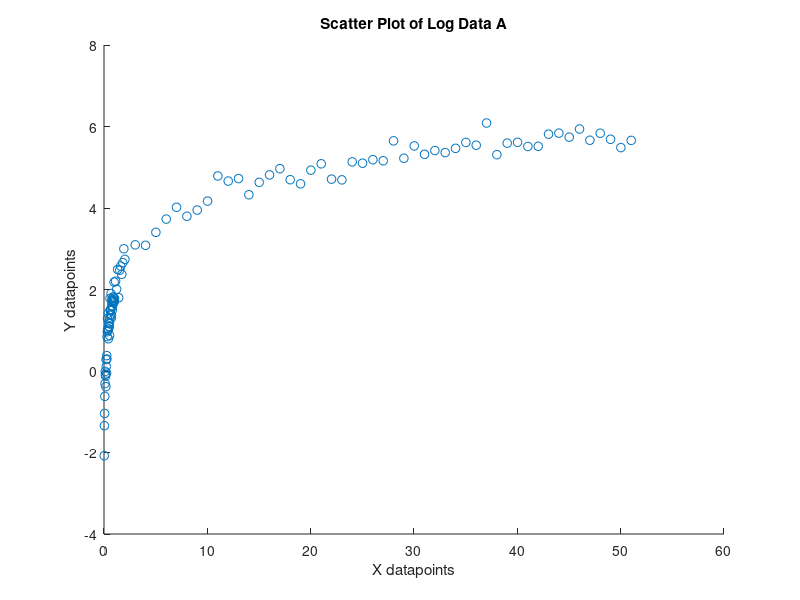
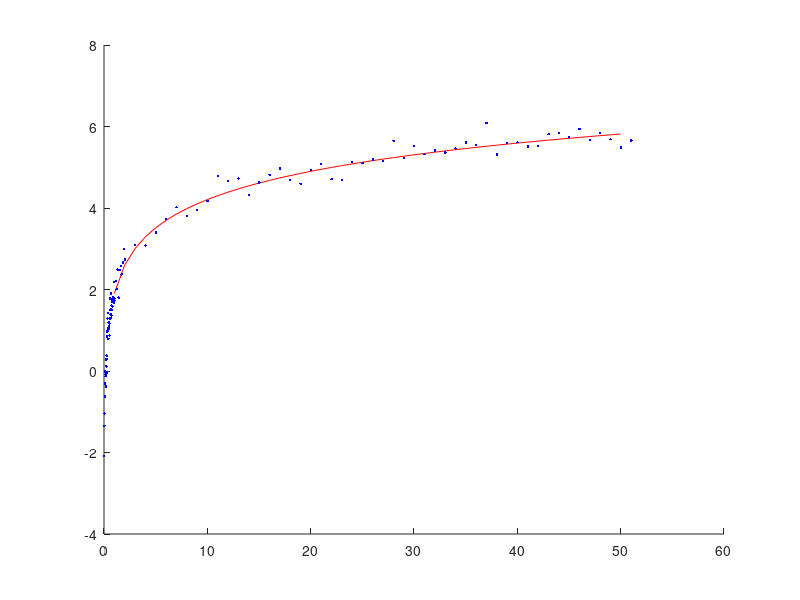

The MATLAB source for these figures, in order: (Note: this script raises an error after producing the figures.)
clc 
clear all
close all 
%% Log Data A
A = importdata('log-data-A.txt') ;
figure;
scatter (A(:, 1), A(:, 2), 40, 'b.');
title ('Scatter Plot of Log Data A');
xlabel('X datapoints');
ylabel('Y datapoints');
fa = 0;
fan = 0;
an = 7 ;                                                 %initial guess
X = ['The estimated initial guess is ', num2str(an),'.'];
disp (X);
iter = 0;
for i =1:100
fa(i) = sum((A(:, 2) - log(an.*A(:, 1)))./an);
fan(i) = sum((log(an.*A(:, 1)) - 1 - A(:, 2))./an ^2);
an1 = an - (fa(i)./fan(i));
if(abs(an1 - an)<0.000001)
iter = i ;
break ;
end
an = an1 ;
end
Y = ['The final value of a is ', num2str(an1), '.'];
disp (Y)
Z = ['The number of iterations it took to reach is ', num2str(iter), '.'];
disp (Z)
x = 0 : 50;
y = log(an.*x);
figure
hold on
g = plot(x, y, 'r');
h = plot(A(:, 1), A(:,2), 'b.');
uistack(g, 'top');
title ('Curve Fitting of Log Data A');
xlabel('X datapoints');
ylabel('Y datapoints');
legend ('Data Points', 'Fitted Curve');
hold off
%% Log Data B
B = importdata('log-data-B.txt') ;
figure;
scatter (B(:, 1), B(:, 2), 40, 'k.');
title ('Scatter Plot of Log Data B');
xlabel('X datapoints');
ylabel('Y datapoints');
fa_2 = 0;
fan_2 = 0;
an_2 = 19 ;                                                 %initial guess
D = ['The estimated initial guess is ', num2str(an_2),'.'];
disp (D);
iter = 0;
for i =1:100
fa_2(i) = sum((B(:, 2) - log(an_2.*B(:, 1)))./an_2);
fan_2(i) = sum((log(an_2.*B(:, 1)) - 1 - B(:, 2))./an_2 ^2);
an1_2 = an_2 - (fa_2(i)./fan_2(i));
if(abs(an1_2 - an_2)<0.000001)
iter = i ;
break ;
end
an_2 = an1_2 ;
end
E = ['The final value of a is ', num2str(an1_2), '.'];
disp (E)
F = ['The number of iterations it took to reach is ', num2str(iter), '.'];
disp (F)
x = 0 : 50;
y = log(an_2.*x);
figure
hold on
g = plot(x, y, 'g');
h = plot(B(:, 1), B(:,2), 'k.');
uistack(g, 'top');
title ('Curve Fitting of Log Data B');
xlabel('X datapoints');
ylabel('Y datapoints');
legend ('Data Points', 'Fitted Curve');
hold off
%% Log Data C
C = importdata('log-data-C.txt') ;
figure;
scatter (C(:, 1), C(:, 2), 40, 'm.');
title ('Scatter Plot of Log Data C');
xlabel('X datapoints');
ylabel('Y datapoints');
fa_3 = 0;
fan_3 = 0;
an_3 = 0.30;                                                 %initial guess
G = ['The estimated initial guess is ', num2str(an_3),'.'];
disp (G);
iter = 0;
for i =1:100
fa_3(i) = sum((C(:, 2) - log(an_3.*C(:, 1)))./an_3);
fan_3(i) = sum((log(an_3.*C(:, 1)) - 1 - C(:, 2))./an_3^2);
an1_3 = an_3 - (fa_3(i)./fan_3(i));
if(abs(an1_3 - an_3)<0.000001)
iter = i ;
break ;
end
an_3 = an1_3 ;
end
H = ['The final value of a is ', num2str(an1_3), '.'];
disp (H)
I = ['The number of iterations it took to reach is ', num2str(iter), '.'];
disp (I)
x = 0 : 50;
y = log(an_3.*x);
figure
hold on
g = plot(x, y, 'c');
h = plot(C(:, 1), C(:,2), 'm.');
uistack(g, 'top');
title ('Curve Fitting of Log Data C');
xlabel('X datapoints');
ylabel('Y datapoints');
legend ('Data Points', 'Fitted Curve');
hold off
